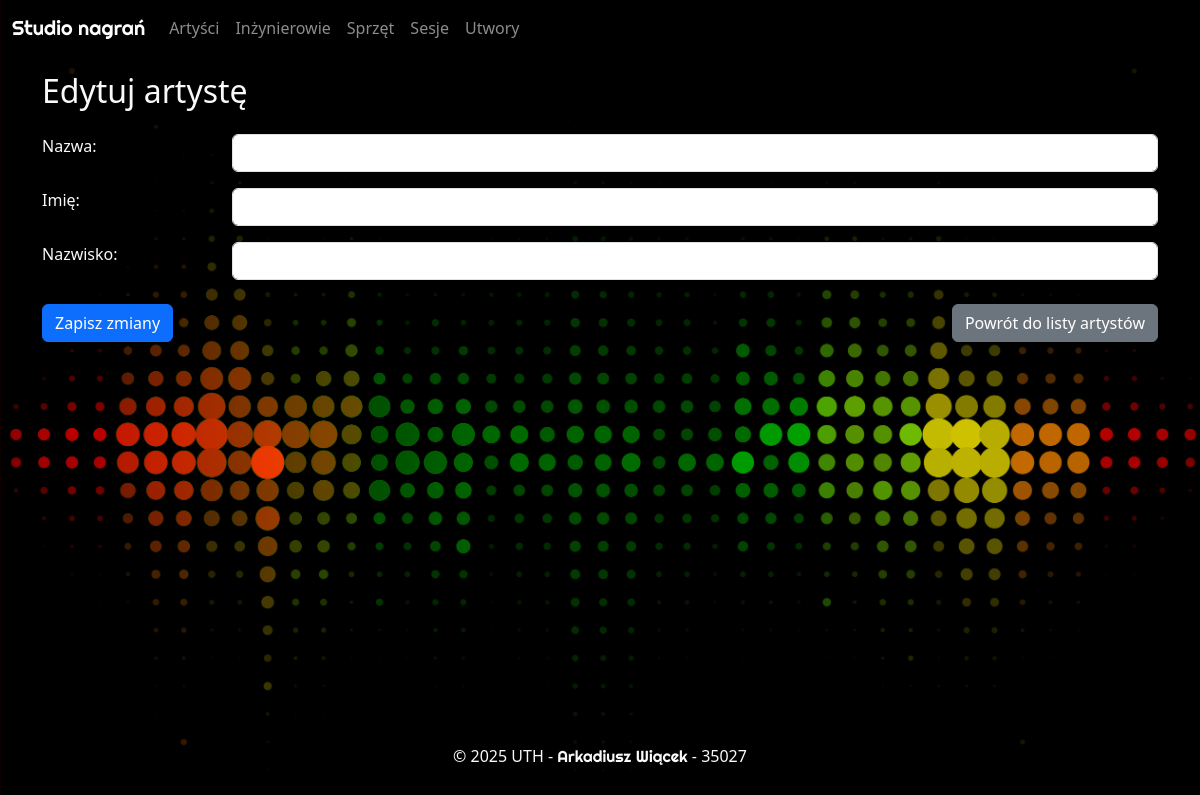
Page /artysci/edytuj/15 on the earlier database version.
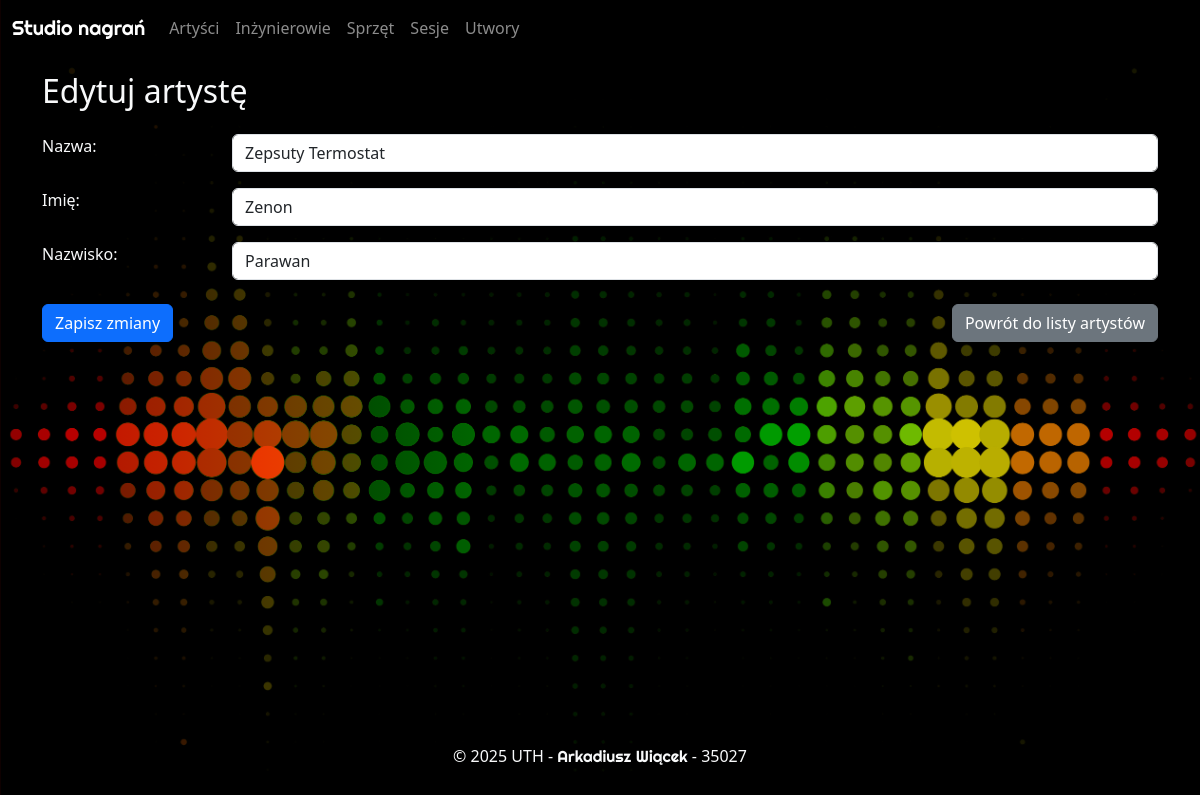
Same page on the later database version.
### studio_nagran.py (models this page shows)
class Artysci(Base):
    __tablename__ = "artysci"
    IdArtysty = Column(Integer, primary_key=True)
    Nazwa = Column(String)
    Imie = Column(String)
    Nazwisko = Column(String)
    sesje = relationship(
        "Sesje", back_populates="artysci", cascade="all, delete-orphan"
    )
    utwory = relationship(
        "Utwory", back_populates="artysci", cascade="all, delete-orphan"
    )

### studio_nagran.py (the view)
@app.route("/artysci/edytuj/<int:IdArtysty>", methods=["GET", "POST"])
def edytuj_artyste_view(IdArtysty):
    sesja = Session()
    try:
        artysta = sesja.query(Artysci).filter(Artysci.IdArtysty == IdArtysty).first()
        if request.method == "POST":
            artysta.Nazwa = request.form.get("nazwa")
            artysta.Imie = request.form.get("imie")
            artysta.Nazwisko = request.form.get("nazwisko")
            sesja.commit()
            return redirect(url_for("artysci_view"))
        else:
            return render_template("edytuj_artyste.html", artysta=artysta)
    finally:
        sesja.close()

### templates/edytuj_artyste.html (shortened to what this page needs)
{% extends "base.html" %}
{% block content %}
    <div class="container">
        <div class="row py-1 py-sm-3">
            <div class="col text-light">
                <h2>
                    Edytuj artystę
                </h2>
            </div>
        </div>
        <div class="row">
            <div class="col text-light">
                <form method="post">
                    <div class="row mb-3">
                        <label class="col-sm-2" for="nazwa">
                            Nazwa:
                        </label>
                        <div class="col-sm-10">
                            <input type="text" name="nazwa" id="nazwa" class="form-control" value="{{ artysta.Nazwa }}" required>
                        </div>
                    </div>
                    <div class="row mb-3">
                        <label class="col-sm-2" for="imie">
                            Imię:
                        </label>
                        <div class="col-sm-10">
                            <input type="text" name="imie" id="imie" class="form-control" value="{{ artysta.Imie }}">
                        </div>
                    </div>
                    <div class="row mb-3">
                        <label class="col-sm-2" for="nazwisko">
                            Nazwisko:
                        </label>
                        <div class="col-sm-10">
                            <input type="text" name="nazwisko" id="nazwisko" class="form-control" value="{{ artysta.Nazwisko }}">
                        </div>
                    </div>
                    <div class="row mt-2">
                        <div class="col-12 col-sm pt-2">
                            <button type="submit" class="btn btn-primary btn-block">
                                Zapisz zmiany
                            </button>
                        </div>
                        <div class="col-12 col-sm pt-4 pt-sm-2 d-flex justify-content-sm-end">
                            <a href="{{ url_for('artysci_view') }}"
                               class="btn btn-secondary btn-block">Powrót do listy artystów</a>
                        </div>
                    </div>
                </form>
            </div>
        </div>
    </div>
{% endblock content %}

Differences in the rows shown:
added Artysci: nazwa "Zepsuty Termostat", imie "Zenon", nazwisko "Parawan"
